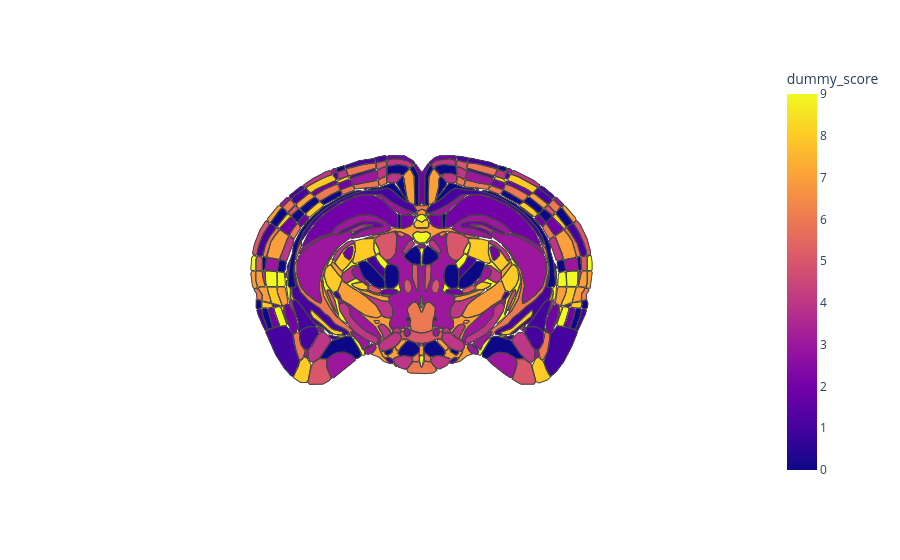

Write notebook code for a chart like this one.
### Code cell
import plotly.express as px
fig = px.choropleth_map(
    df,
    geojson=geojson_lonlat,
    locations="feature_id",
    color="dummy_score",
    featureidkey="properties.feature_id",
    hover_name="Region name",
    hover_data=["Region ID", "slice_index", "coordinate_mm"],
    map_style="white-bg",
    zoom=3,
    center={"lat": 0, "lon": 0},
)

fig.show()

### Figure 1 — Plotly figure (JSON) as saved in the notebook; plotly's stock layout.template omitted (floating-point values rounded to 4 significant figures; data arrays with more than 128 entries replaced by an {"elided": "..."} marker saying what was removed)
{"data": [{"coloraxis": "coloraxis", "customdata": {"elided": "161x3 float values"}, "featureidkey": "properties.feature_id", "geojson": {"features": {"elided": "161 records"}, "type": "FeatureCollection"}, "hovertemplate": "<b>%{hovertext}</b><br><br>feature_id=%{location}<br>Region ID=%{customdata[0]}<br>slice_index=%{customdata[1]}<br>coordinate_mm=%{customdata[2]}<br>dummy_score=%{z}<extra></extra>", "hovertext": {"elided": "161 str values"}, "locations": {"elided": "161 str values"}, "name": "", "subplot": "map", "type": "choroplethmap", "z": {"elided": "161 float values"}}], "layout": {"coloraxis": {"colorbar": {"title": {"text": "dummy_score"}}, "colorscale": [[0, "#0d0887"], [0.1111, "#46039f"], [0.2222, "#7201a8"], [0.3333, "#9c179e"], [0.4444, "#bd3786"], [0.5556, "#d8576b"], [0.6667, "#ed7953"], [0.7778, "#fb9f3a"], [0.8889, "#fdca26"], [1, "#f0f921"]]}, "legend": {"tracegroupgap": 0}, "map": {"center": {"lat": 0, "lon": 0}, "domain": {"x": [0, 1], "y": [0, 1]}, "style": "white-bg", "zoom": 3}, "mapbox": {"center": {"lat": 0, "lon": 0}, "style": "white-bg", "zoom": 3}, "margin": {"t": 60}}}
